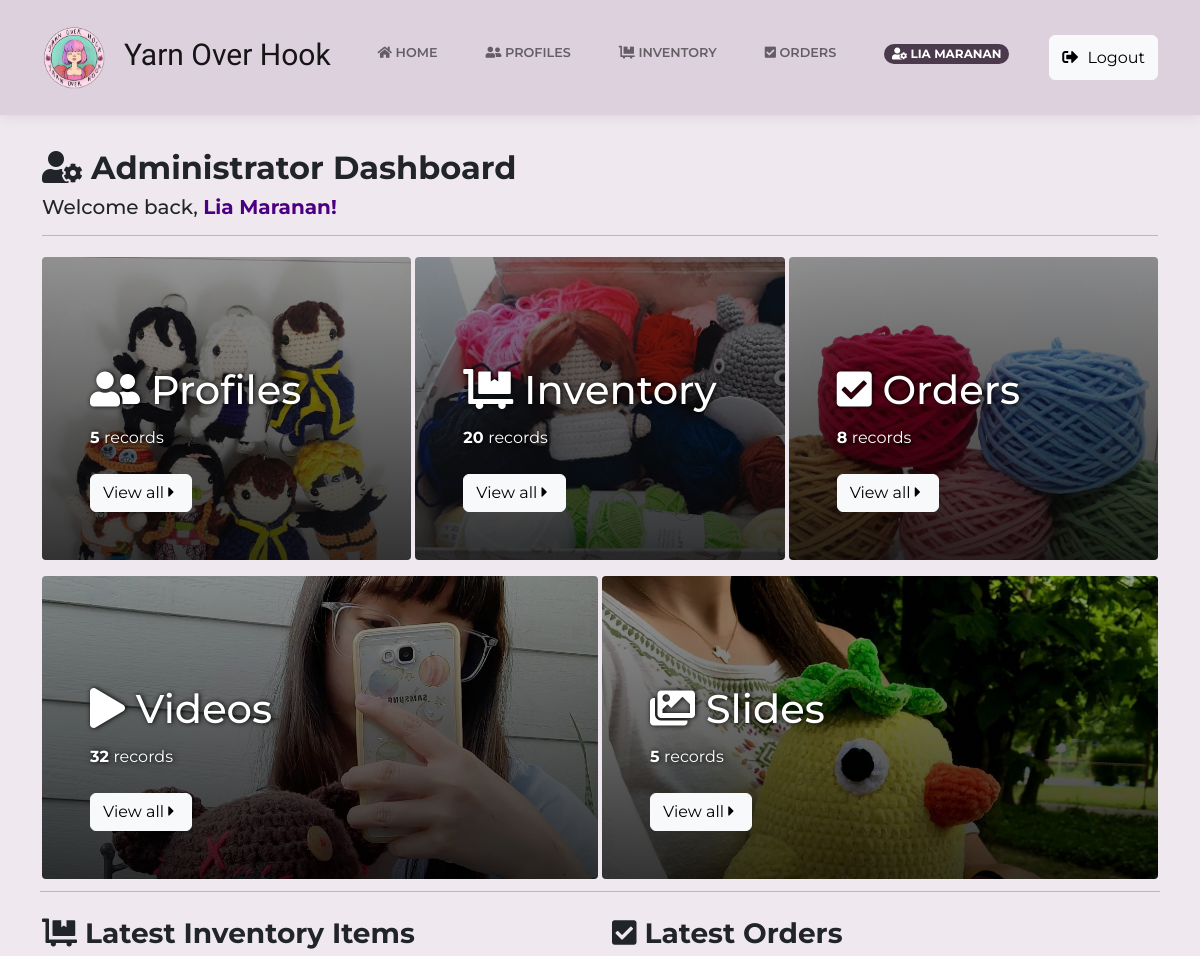
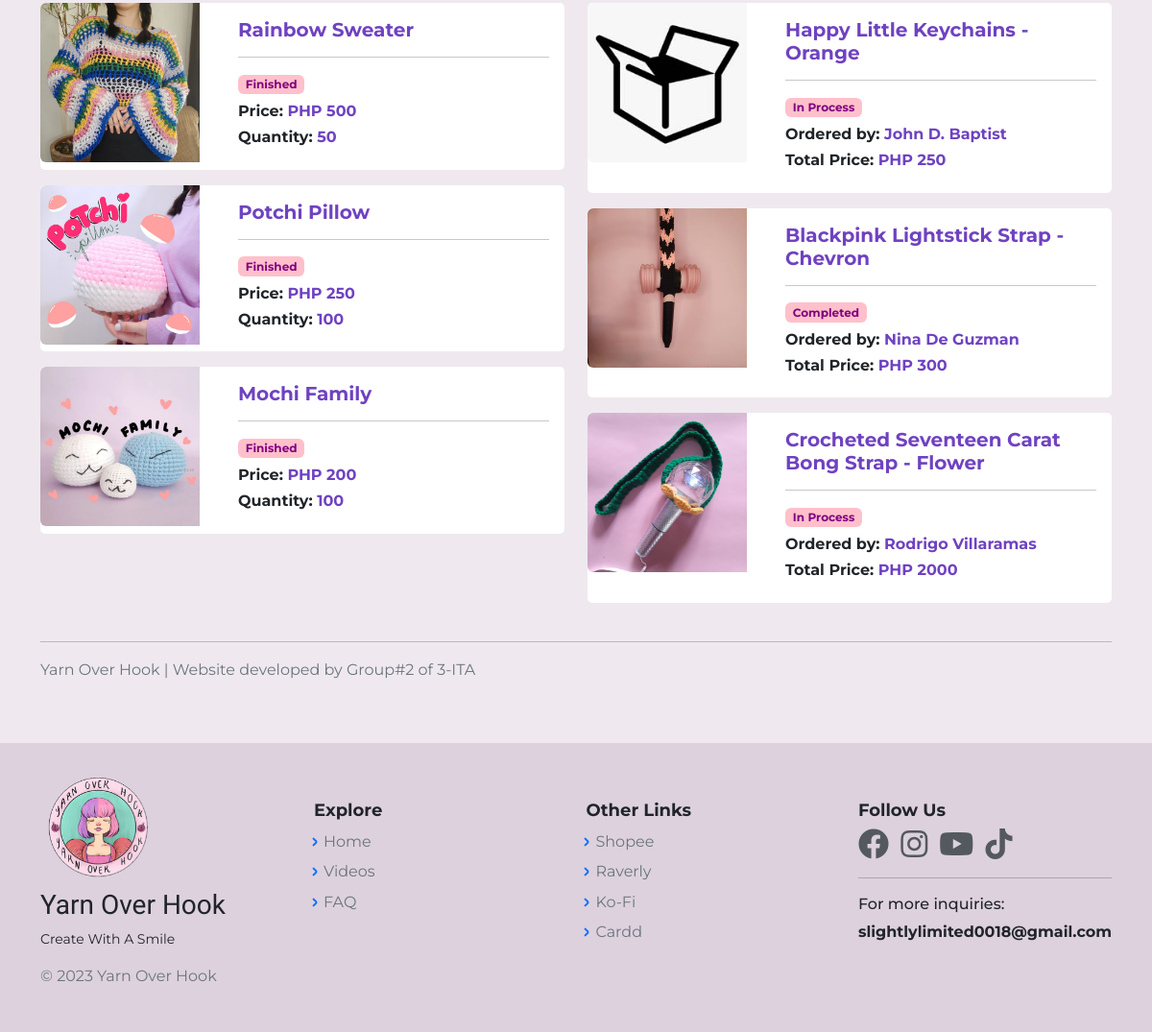
The page / (signed in) on the database as committed earlier (2 pictures, top to bottom).
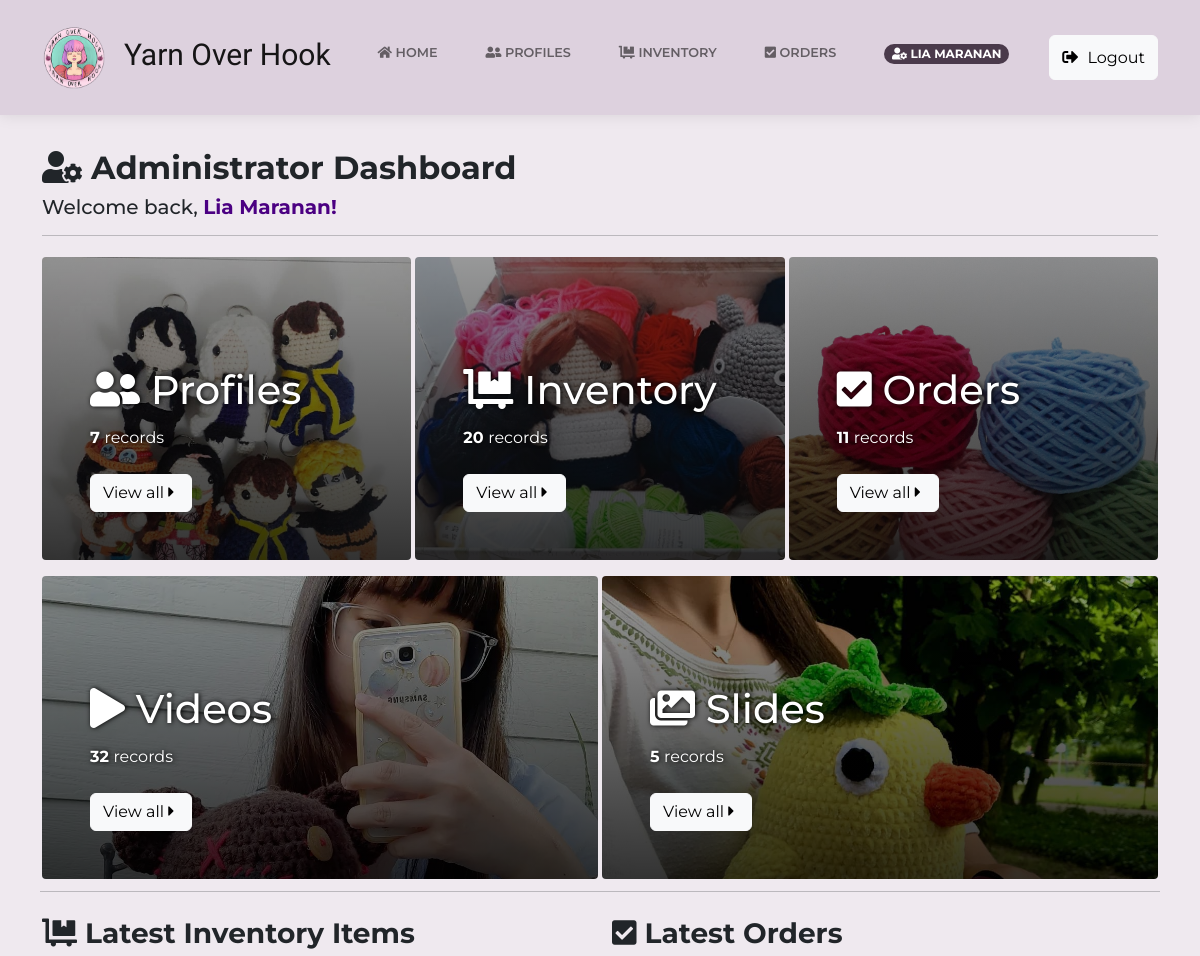
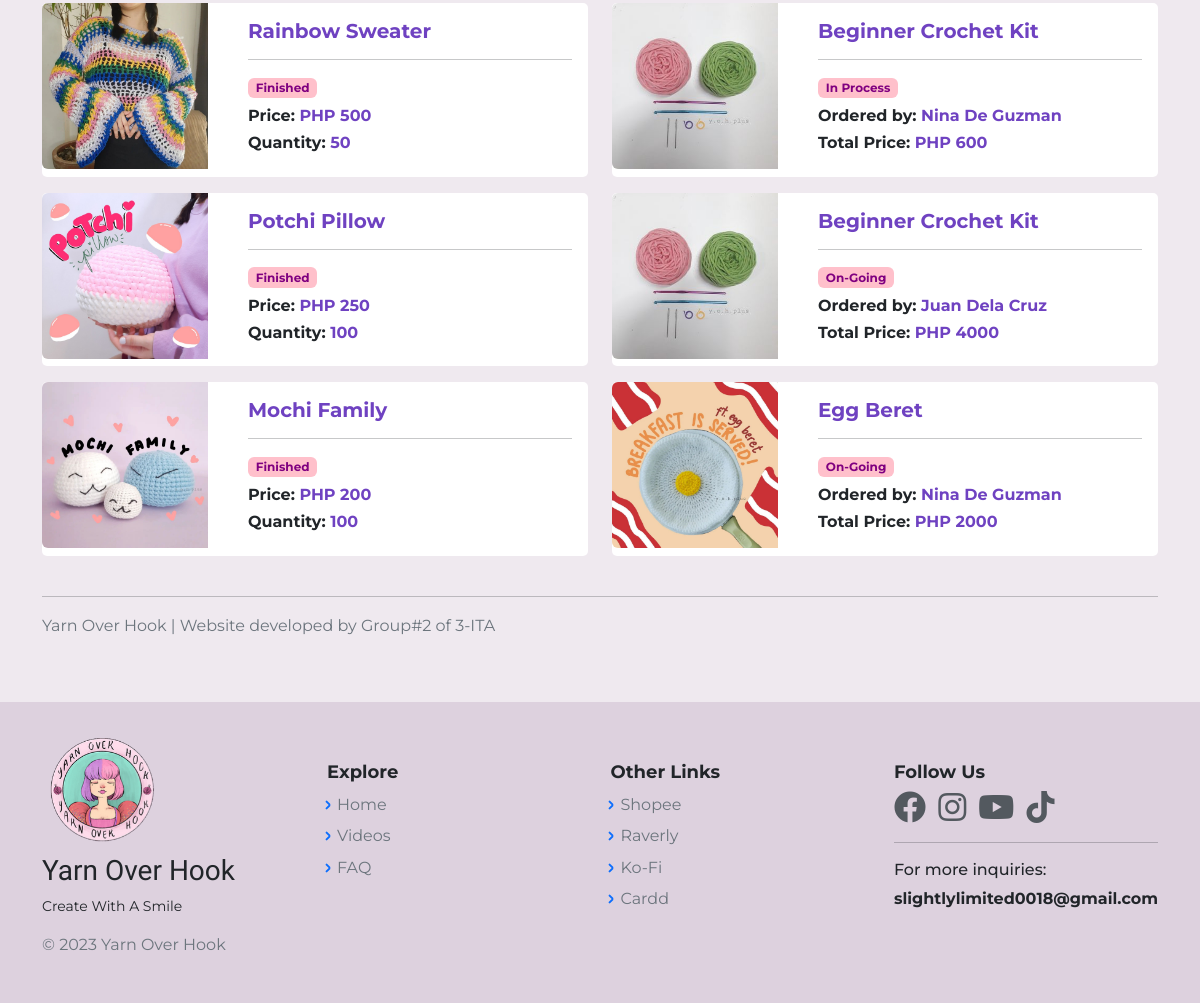
The same page on the database as committed later (2 pictures, top to bottom).
### tables this page shows
CREATE TABLE `inventory_db` (
  `id` bigint(20) NOT NULL,
  `ItemID` bigint(20) NOT NULL,
  `ItemName` varchar(100) NOT NULL,
  `ItemImg` varchar(255) NOT NULL,
  `ItemDesc` text NOT NULL,
  `ItemType` varchar(255) NOT NULL,
  `TypeID` int(11) NOT NULL,
  `ItemPrice` int(12) NOT NULL,
  `ItemQty` int(12) NOT NULL,
  `created_at` timestamp NOT NULL DEFAULT current_timestamp() ON UPDATE current_timestamp()
);

CREATE TABLE `orders_db` (
  `OrderID` bigint(20) NOT NULL,
  `ItemID` bigint(20) NOT NULL,
  `c_id` bigint(12) NOT NULL,
  `cust_status` int(11) NOT NULL DEFAULT 1,
  `OrderQty` int(11) NOT NULL,
  `OrderType` varchar(255) NOT NULL,
  `TypeID` int(11) NOT NULL,
  `OrderDate` timestamp NOT NULL DEFAULT current_timestamp() ON UPDATE current_timestamp(),
  `OrderTotal` int(12) NOT NULL,
  `proof_img` varchar(255) NOT NULL,
  `p_mode` varchar(255) NOT NULL,
  `tracking_no` varchar(255) NOT NULL,
  `courier_id` varchar(255) NOT NULL,
  `pay_status` varchar(255) NOT NULL
);

CREATE TABLE `cust_profile` (
  `id` bigint(20) NOT NULL,
  `c_id` bigint(12) NOT NULL,
  `c_name` varchar(60) NOT NULL,
  `c_label` varchar(255) NOT NULL,
  `region` varchar(60) NOT NULL,
  `city` varchar(60) NOT NULL,
  `street` varchar(60) NOT NULL,
  `barangay` varchar(60) NOT NULL,
  `phone_no` varchar(20) NOT NULL,
  `zip_code` int(12) NOT NULL,
  `unit_no` int(11) NOT NULL,
  `date` timestamp NOT NULL DEFAULT current_timestamp() ON UPDATE current_timestamp(),
  `address` varchar(150) NOT NULL,
  `login_id` bigint(12) NOT NULL,
  `unique_id` int(5) NOT NULL DEFAULT 1,
  `cust_status` int(1) NOT NULL DEFAULT 0
);

### index.php (called while the page is built)
<?php
	require 'HomePage.php';
?>

### views/admin_dashboard.php (the view, shortened to what the rows shown need)
<?php
    $item_inv = "SELECT * FROM inventory_db ORDER BY ItemID DESC LIMIT 3";
	$result_inv2 = mysqli_query($con, $item_inv);
	$latest_inv = mysqli_fetch_all($result_inv2, MYSQLI_ASSOC);
    $item_order = "SELECT * FROM orders_db INNER JOIN inventory_db
    ON orders_db.ItemID = inventory_db.ItemID INNER JOIN cust_profile
    ON orders_db.c_id = cust_profile.c_id
    WHERE cust_profile.cust_status = '1' ORDER BY OrderID DESC LIMIT 3";
	$result_order2 = mysqli_query($con, $item_order);
	$latest_order = mysqli_fetch_all($result_order2, MYSQLI_ASSOC);
?>
<div class="container my-5">
    <div class="admin-welcome mt-3">
        <h2><strong> <i class="fas fa-user-cog"></i> Administrator Dashboard </strong></h2>
    </div>
    <div class="row justify-content-center g-1">
        <div class="col-md-4 my-2">
            <div class="h-100 p-5 text-white bg-dark rounded-1 yoh-card-ins" style="background-image: linear-gradient(to bottom, rgba(0,0,0,0.4) 0%,rgba(0,0,0,0.8) 100%), url('assets/img/dashboard/profiles.jpg');">
                <h1 class="pt-5 my-3 lh-1" style="text-shadow: #000 1px 0 5px;"><i class="fas fa-user-friends"></i> Profiles </h1>
            </div>
        </div>
        <div class="col-md-4 my-2">
            <div class="h-100 p-5 text-white bg-dark rounded-1 yoh-card-ins" style="background-image: linear-gradient(to bottom, rgba(0,0,0,0.4) 0%,rgba(0,0,0,0.8) 100%), url('assets/img/dashboard/inventory.jpg');">
                <h1 class="pt-5 my-3 lh-1" style="text-shadow: #000 1px 0 5px;"><i class="fas fa-dolly-flatbed"></i> Inventory </h1>
            </div>
        </div>
        <div class="col-md-4 my-2">
            <div class="h-100 p-5 text-white bg-dark rounded-1 yoh-card-ins" style="background-image: linear-gradient(to bottom, rgba(0,0,0,0.4) 0%,rgba(0,0,0,0.8) 100%), url('assets/img/dashboard/orders.jpg');">
                <h1 class="pt-5 my-3 lh-1" style="text-shadow: #000 1px 0 5px;"><i class="fas fa-check-square"></i> Orders </h1>
            </div>
        </div>
        <div class="col-md-6 my-2">
            <div class="h-100 p-5 text-white bg-dark rounded-1 yoh-card-ins" style="background-image: linear-gradient(to bottom, rgba(0,0,0,0.4) 0%,rgba(0,0,0,0.8) 100%), url('assets/img/dashboard/videos.jpg');">
                <h1 class="pt-5 my-3 lh-1" style="text-shadow: #000 1px 0 5px;"><i class="fas fa-play"></i> Videos </h1>
            </div>
        </div>
        <div class="col-md-6 my-2">
            <div class="h-100 p-5 text-white bg-dark rounded-1 yoh-card-ins" style="background-image: linear-gradient(to bottom, rgba(0,0,0,0.4) 0%,rgba(0,0,0,0.8) 100%), url('assets/img/dashboard/slides.jpg');">
                <h1 class="pt-5 my-3 lh-1" style="text-shadow: #000 1px 0 5px;"><i class="fas fa-images"></i> Slides </h1>
            </div>
        </div><hr>
    </div>
    <div class="row justify-content-center">
        <div class="col-md-6 my-2">
            <?php foreach($latest_inv as $inv): ?>
            <div class="card">
                <div class="row">
                    <div class="col-md-4 col-4">
                        <a style="color:rgb(111,66,193);" href="InventoryItem.php?id=<?php echo $inv['ItemID']; ?>">
                            <div class="card-seg-thumbnail">
                                <img src="<?php echo $inv['ItemImg']; ?>" class="img-fluid rounded-start" title="<?php echo $inv['ItemName']; ?>" alt="<?php echo $inv['ItemName']; ?>">
                            </div>
                        </a>
                    </div>
                    <div class="col-md-8 col-8">
                        <div class="card-body">
                            <a style="color:rgb(111,66,193);font-weight:bold;text-decoration:none;" href="InventoryItem.php?id=<?php echo $inv['ItemID']; ?>"><h5 style="font-weight:bold;"><?php echo $inv['ItemName']; ?></h5></a><hr>
                            <h6 style="font-weight:bold;"><span class="badge" style="background-color:pink; border-color: pink; color:purple;"><?php echo $inv['ItemType']; ?></span></h6>
                            <h6 style="font-weight:bold;">Price:  <span style="color:rgb(111,66,193);"> PHP <?php echo $inv['ItemPrice']; ?></h6>
                            <h6 style="font-weight:bold;">Quantity: <span style="color:rgb(111,66,193);"><?php echo $inv['ItemQty']; ?></h6>
                        </div>
                    </div>
                </div>
            </div>
            <?php endforeach; ?>
        </div>
        <div class="col-md-6 my-2">
            <?php foreach($latest_order as $order): ?>
            <div class="card">
                <div class="row">
                    <div class="col-md-4 col-4">
                        <a style="color:rgb(111,66,193);font-weight:bold;text-decoration:none;" href="OrderPageAdmin.php?id=<?php echo $order['OrderID']; ?>">
                            <div class="card-seg-thumbnail">
                                <img src="<?php echo $order['ItemImg']; ?>" class="img-fluid rounded-start" title="<?php echo $order['ItemName']; ?>" alt="<?php echo $order['ItemName']; ?>">
                            </div>
                        </a>
                    </div>
                    <div class="col-md-8 col-8">
                        <div class="card-body">
                            <a style="color:rgb(111,66,193);font-weight:bold;text-decoration:none;" href="OrderPageAdmin.php?id=<?php echo $order['OrderID']; ?>"><h5 style="font-weight:bold;"><?php echo $order['ItemName']; ?></h5></a><hr>
                            <h6 style="font-weight:bold;"><span class="badge" style="background-color:pink; border-color: pink; color:purple;"><?php echo $order['OrderType']; ?></span></h6>
                            <h6 style="font-weight:bold;">Ordered by: <span style="color:rgb(111,66,193);"><?php echo $order['c_name']; ?></h6>
                            <h6 style="font-weight:bold;">Total Price:  <span style="color:rgb(111,66,193);"> PHP <?php echo $order['OrderTotal']; ?></h6>
                        </div>
                    </div>
                </div>
            </div>
            <?php endforeach; ?>
        </div>
    </div><hr>
</div>

Rows that differ between the two databases and show on the page:
no longer on this page (row edited): orders_db: inventory_db.ItemImg (placeholder picture), inventory_db.ItemName "Happy Little Keychains - Orange", OrderType "In Process", cust_profile.c_name "John D. Baptist", OrderTotal "250"
no longer on this page (row unchanged): orders_db: inventory_db.ItemImg (picture), inventory_db.ItemName "Blackpink Lightstick Strap - Chevron", OrderType "Completed", cust_profile.c_name "Nina De Guzman", OrderTotal "300"
no longer on this page (row edited): orders_db: inventory_db.ItemImg (picture), inventory_db.ItemName "Crocheted Seventeen Carat Bong Strap - Flower", OrderType "In Process", cust_profile.c_name "Rodrigo Villaramas", OrderTotal "2000"
added orders_db: inventory_db.ItemImg (picture), inventory_db.ItemName "Beginner Crochet Kit", OrderType "In Process", cust_profile.c_name "Nina De Guzman", OrderTotal "600"
added orders_db: inventory_db.ItemImg (picture), inventory_db.ItemName "Beginner Crochet Kit", OrderType "On-Going", cust_profile.c_name "Juan Dela Cruz", OrderTotal "4000"
added orders_db: inventory_db.ItemImg (picture), inventory_db.ItemName "Egg Beret", OrderType "On-Going", cust_profile.c_name "Nina De Guzman", OrderTotal "2000"
Other text that changed with them:
$profiles: "5" → "7"
$orders: "8" → "11"
